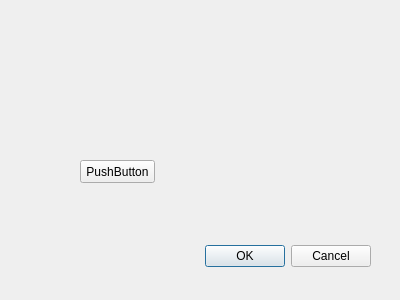
<?xml version="1.0" encoding="UTF-8"?>
<ui version="4.0">
 <class>Dialog</class>
 <widget class="QDialog" name="Dialog">
  <property name="geometry">
   <rect>
    <x>0</x>
    <y>0</y>
    <width>400</width>
    <height>300</height>
   </rect>
  </property>
  <property name="windowTitle">
   <string>Dialog</string>
  </property>
  <widget class="QDialogButtonBox" name="buttonBox">
   <property name="geometry">
    <rect>
     <x>30</x>
     <y>240</y>
     <width>341</width>
     <height>32</height>
    </rect>
   </property>
   <property name="orientation">
    <enum>Qt::Horizontal</enum>
   </property>
   <property name="standardButtons">
    <set>QDialogButtonBox::Cancel|QDialogButtonBox::Ok</set>
   </property>
  </widget>
  <widget class="QWidget" name="gridLayoutWidget">
   <property name="geometry">
    <rect>
     <x>30</x>
     <y>20</y>
     <width>160</width>
     <height>80</height>
    </rect>
   </property>
   <layout class="QGridLayout" name="gridLayout"/>
  </widget>
  <widget class="QPushButton" name="pushButton">
   <property name="geometry">
    <rect>
     <x>80</x>
     <y>160</y>
     <width>75</width>
     <height>23</height>
    </rect>
   </property>
   <property name="text">
    <string>PushButton</string>
   </property>
  </widget>
 </widget>
 <resources/>
 <connections>
  <connection>
   <sender>buttonBox</sender>
   <signal>accepted()</signal>
   <receiver>Dialog</receiver>
   <slot>accept()</slot>
   <hints>
    <hint type="sourcelabel">
     <x>248</x>
     <y>254</y>
    </hint>
    <hint type="destinationlabel">
     <x>157</x>
     <y>274</y>
    </hint>
   </hints>
  </connection>
  <connection>
   <sender>buttonBox</sender>
   <signal>rejected()</signal>
   <receiver>Dialog</receiver>
   <slot>reject()</slot>
   <hints>
    <hint type="sourcelabel">
     <x>316</x>
     <y>260</y>
    </hint>
    <hint type="destinationlabel">
     <x>286</x>
     <y>274</y>
    </hint>
   </hints>
  </connection>
 </connections>
</ui>
